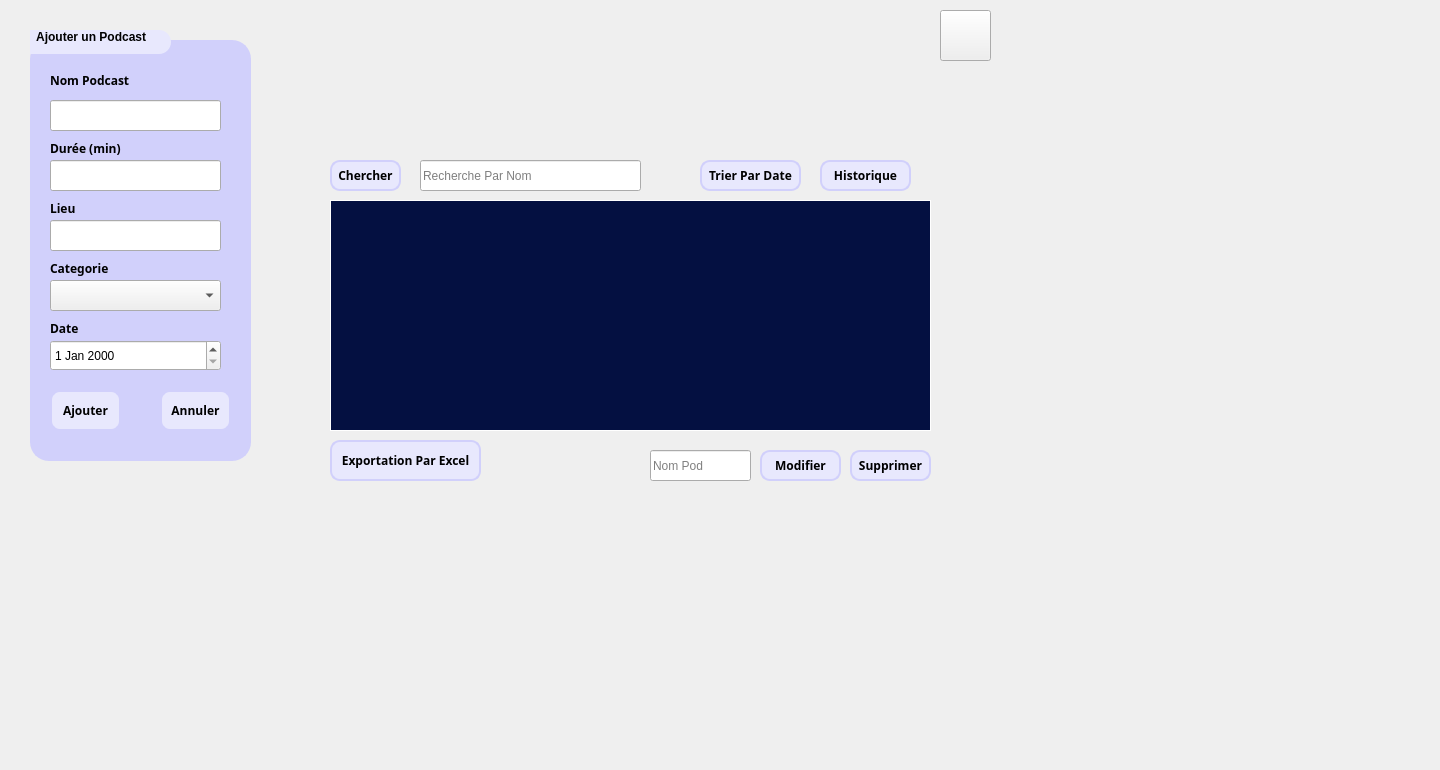
      <widget class="QWidget" name="tab_34">
       <attribute name="title">
        <string>Acceuil</string>
       </attribute>
       <widget class="QPushButton" name="pushButton_53">
        <property name="geometry">
         <rect>
          <x>940</x>
          <y>10</y>
          <width>51</width>
          <height>51</height>
         </rect>
        </property>
        <property name="styleSheet">
         <string notr="true">background : url(:/new/prefix1/logo-removebg-preview (1).png)</string>
        </property>
        <property name="text">
         <string/>
        </property>
       </widget>
       <widget class="QLabel" name="label_41">
        <property name="geometry">
         <rect>
          <x>300</x>
          <y>0</y>
          <width>601</width>
          <height>151</height>
         </rect>
        </property>
        <property name="styleSheet">
         <string notr="true">background-image: url(&quot;C:/Users/user/Desktop/projet_integration (4)/projet_integration/projet/Outlook-feofkfzn.png&quot;);
background-repeat: no-repeat;
background-position: center;
</string>
        </property>
        <property name="text">
         <string/>
        </property>
        <property name="pixmap">
         <pixmap>../../426069811_1420211205307150_1944388462004825607_n.png</pixmap>
        </property>
       </widget>
       <widget class="QGroupBox" name="groupBox_4">
        <property name="geometry">
         <rect>
          <x>30</x>
          <y>30</y>
          <width>221</width>
          <height>431</height>
         </rect>
        </property>
        <property name="font">
         <font>
          <weight>75</weight>
          <bold>true</bold>
         </font>
        </property>
        <property name="autoFillBackground">
         <bool>false</bool>
        </property>
        <property name="styleSheet">
         <string notr="true">/* Group Box Styling */
QGroupBox {
    border: 2px solid #D1D0FB;
    border-radius: 19px; /* Adjust the radius for the desired rounded corners */
    margin-top: 10px;
    background-color: #D1D0FB; /* Set the background color */
}

QGroupBox::title {
    subcontrol-origin: margin;
    subcontrol-position: top left;
    padding: 0 3px;
    color: #000000;
    font-family: &quot;Space Grotesk&quot;;
    font-size: 9pt;
    font-weight: medium;
background-color: #E8E8FD; /* Set the background color for the title bar */
    border-top-left-radius: 19px; /* Adjust the radius for the title bar's top-left corner */
    border-top-right-radius: 19px;
margin-left: -25px; /* Adjust the negative margin to make the title bar extend beyond the left border */
    margin-right: -25px; /* Adjust the negative margin to make the title bar extend beyond the right border */
padding-bottom: 10px; /* Increase the bottom padding to make the title bar wider at the bottom */
border-radius: 12px; /* Adjust the radius for the title bar's corners */


}
 QLabel {
    font-family: &quot;Space Grotesk&quot;;
}</string>
        </property>
        <property name="title">
         <string>  Ajouter un Podcast</string>
        </property>
        <property name="alignment">
         <set>Qt::AlignCenter</set>
        </property>
        <widget class="QLabel" name="label_82">
         <property name="geometry">
          <rect>
           <x>20</x>
           <y>40</y>
           <width>101</width>
           <height>20</height>
          </rect>
         </property>
         <property name="font">
          <font>
           <family>Space Grotesk</family>
           <weight>75</weight>
           <bold>true</bold>
          </font>
         </property>
         <property name="styleSheet">
          <string notr="true">QLabel {
    font-family: &quot;Space Grotesk&quot;;
}</string>
         </property>
         <property name="text">
          <string>Nom Podcast</string>
         </property>
        </widget>
        <widget class="QLabel" name="label_83">
         <property name="geometry">
          <rect>
           <x>20</x>
           <y>110</y>
           <width>91</width>
           <height>16</height>
          </rect>
         </property>
         <property name="font">
          <font>
           <family>Space Grotesk</family>
           <weight>75</weight>
           <bold>true</bold>
          </font>
         </property>
         <property name="styleSheet">
          <string notr="true">QLabel {
    font-family: &quot;Space Grotesk&quot;;
}</string>
         </property>
         <property name="text">
          <string>Durée (min)</string>
         </property>
        </widget>
        <widget class="QLabel" name="label_84">
         <property name="geometry">
          <rect>
           <x>20</x>
           <y>170</y>
           <width>61</width>
           <height>16</height>
          </rect>
         </property>
         <property name="font">
          <font>
           <family>Space Grotesk</family>
           <weight>75</weight>
           <bold>true</bold>
          </font>
         </property>
         <property name="styleSheet">
          <string notr="true">QLabel {
    font-family: &quot;Space Grotesk&quot;;
}</string>
         </property>
         <property name="text">
          <string>Lieu</string>
         </property>
        </widget>
        <widget class="QLineEdit" name="lineEdit_nomp">
         <property name="geometry">
          <rect>
           <x>20</x>
           <y>70</y>
           <width>171</width>
           <height>31</height>
          </rect>
         </property>
        </widget>
        <widget class="QLineEdit" name="lineEdit_dureep">
         <property name="geometry">
          <rect>
           <x>20</x>
           <y>130</y>
           <width>171</width>
           <height>31</height>
          </rect>
         </property>
        </widget>
        <widget class="QLineEdit" name="lineEdit_lieup">
         <property name="geometry">
          <rect>
           <x>20</x>
           <y>190</y>
           <width>171</width>
           <height>31</height>
          </rect>
         </property>
        </widget>
        <widget class="QPushButton" name="pushButton_ajouterpod">
         <property name="geometry">
          <rect>
           <x>20</x>
           <y>360</y>
           <width>71</width>
           <height>41</height>
          </rect>
         </property>
         <property name="font">
          <font>
           <family>Space Grotesk</family>
           <weight>75</weight>
           <bold>true</bold>
          </font>
         </property>
         <property name="styleSheet">
          <string notr="true">QLabel {
    font-family: &quot;Space Grotesk&quot;;
}
/* Push Button Styling */
QPushButton {
    background-color: #E8E8FD; /* Set the background color for the push button */
    border: 2px solid #D1D0FB; /* Set the border color */
    border-radius: 10px; /* Adjust the radius for the rounded corners */
    color: #000000; /* Set the text color */
    font-family: &quot;Space Grotesk&quot;;

}

QPushButton:hover
{
background-color:rgb(138, 110, 161);
color:white;
}

</string>
         </property>
         <property name="text">
          <string>Ajouter</string>
         </property>
        </widget>
        <widget class="QPushButton" name="pushButton_annulerpod">
         <property name="geometry">
          <rect>
           <x>130</x>
           <y>360</y>
           <width>71</width>
           <height>41</height>
          </rect>
         </property>
         <property name="font">
          <font>
           <family>Space Grotesk</family>
           <weight>75</weight>
           <bold>true</bold>
          </font>
         </property>
         <property name="styleSheet">
          <string notr="true">QLabel {
    font-family: &quot;Space Grotesk&quot;;
}
/* Push Button Styling */
QPushButton {
    background-color: #E8E8FD; /* Set the background color for the push button */
    border: 2px solid #D1D0FB; /* Set the border color */
    border-radius: 10px; /* Adjust the radius for the rounded corners */
    color: #000000; /* Set the text color */
    font-family: &quot;Space Grotesk&quot;;

}

QPushButton:hover
{
background-color:rgb(138, 110, 161);
color:white;
}

</string>
         </property>
         <property name="text">
          <string>Annuler</string>
         </property>
        </widget>
        <widget class="QLabel" name="label_85">
         <property name="geometry">
          <rect>
           <x>20</x>
           <y>230</y>
           <width>81</width>
           <height>16</height>
          </rect>
         </property>
         <property name="font">
          <font>
           <family>Space Grotesk</family>
           <weight>75</weight>
           <bold>true</bold>
          </font>
         </property>
         <property name="styleSheet">
          <string notr="true">QLabel {
    font-family: &quot;Space Grotesk&quot;;
}</string>
         </property>
         <property name="text">
          <string>Categorie</string>
         </property>
        </widget>
        <widget class="QLabel" name="label_86">
         <property name="geometry">
          <rect>
           <x>20</x>
           <y>290</y>
           <width>51</width>
           <height>16</height>
          </rect>
         </property>
         <property name="font">
          <font>
           <family>Space Grotesk</family>
           <weight>75</weight>
           <bold>true</bold>
          </font>
         </property>
         <property name="styleSheet">
          <string notr="true">QLabel {
    font-family: &quot;Space Grotesk&quot;;
}</string>
         </property>
         <property name="text">
          <string>Date</string>
         </property>
        </widget>
        <widget class="QDateEdit" name="dateEditp">
         <property name="geometry">
          <rect>
           <x>20</x>
           <y>310</y>
           <width>171</width>
           <height>31</height>
          </rect>
         </property>
        </widget>
        <widget class="QComboBox" name="comboBoxp">
         <property name="geometry">
          <rect>
           <x>20</x>
           <y>250</y>
           <width>171</width>
           <height>31</height>
          </rect>
         </property>
        </widget>
       </widget>
       <widget class="QPushButton" name="pushButton_trierpod">
        <property name="geometry">
         <rect>
          <x>700</x>
          <y>160</y>
          <width>101</width>
          <height>31</height>
         </rect>
        </property>
        <property name="font">
         <font>
          <family>Space Grotesk</family>
          <weight>75</weight>
          <bold>true</bold>
         </font>
        </property>
        <property name="styleSheet">
         <string notr="true">QLabel {
    font-family: &quot;Space Grotesk&quot;;
}
/* Push Button Styling */
QPushButton {
    background-color: #E8E8FD; /* Set the background color for the push button */
    border: 2px solid #D1D0FB; /* Set the border color */
    border-radius: 10px; /* Adjust the radius for the rounded corners */
    color: #000000; /* Set the text color */
    font-family: &quot;Space Grotesk&quot;;

}
QPushButton:hover
{
background-color:rgb(138, 110, 161);
color:white;
}


</string>
        </property>
        <property name="text">
         <string>Trier Par Date</string>
        </property>
       </widget>
       <widget class="QPushButton" name="pushButton_modifierpod">
        <property name="geometry">
         <rect>
          <x>760</x>
          <y>450</y>
          <width>81</width>
          <height>31</height>
         </rect>
        </property>
        <property name="font">
         <font>
          <family>Space Grotesk</family>
          <weight>75</weight>
          <bold>true</bold>
         </font>
        </property>
        <property name="styleSheet">
         <string notr="true">QLabel {
    font-family: &quot;Space Grotesk&quot;;
}
/* Push Button Styling */
QPushButton {
    background-color: #E8E8FD; /* Set the background color for the push button */
    border: 2px solid #D1D0FB; /* Set the border color */
    border-radius: 10px; /* Adjust the radius for the rounded corners */
    color: #000000; /* Set the text color */
    font-family: &quot;Space Grotesk&quot;;

}
QPushButton:hover
{
background-color:rgb(138, 110, 161);
color:white;
}


</string>
        </property>
        <property name="text">
         <string>Modifier</string>
        </property>
       </widget>
       <widget class="QPushButton" name="pushButton_historique">
        <property name="geometry">
         <rect>
          <x>820</x>
          <y>160</y>
          <width>91</width>
          <height>31</height>
         </rect>
        </property>
        <property name="font">
         <font>
          <family>Space Grotesk</family>
          <weight>75</weight>
          <bold>true</bold>
         </font>
        </property>
        <property name="styleSheet">
         <string notr="true">QLabel {
    font-family: &quot;Space Grotesk&quot;;
}
/* Push Button Styling */
QPushButton {
    background-color: #E8E8FD; /* Set the background color for the push button */
    border: 2px solid #D1D0FB; /* Set the border color */
    border-radius: 10px; /* Adjust the radius for the rounded corners */
    color: #000000; /* Set the text color */
    font-family: &quot;Space Grotesk&quot;;

}

QPushButton:hover
{
background-color:rgb(138, 110, 161);
color:white;
}

</string>
        </property>
        <property name="text">
         <string>Historique</string>
        </property>
       </widget>
       <widget class="QPushButton" name="pushButton_expo">
        <property name="geometry">
         <rect>
          <x>330</x>
          <y>440</y>
          <width>151</width>
          <height>41</height>
         </rect>
        </property>
        <property name="font">
         <font>
          <family>Space Grotesk</family>
          <weight>75</weight>
          <bold>true</bold>
         </font>
        </property>
        <property name="styleSheet">
         <string notr="true">QLabel {
    font-family: &quot;Space Grotesk&quot;;
}
/* Push Button Styling */
QPushButton {
    background-color: #E8E8FD; /* Set the background color for the push button */
    border: 2px solid #D1D0FB; /* Set the border color */
    border-radius: 10px; /* Adjust the radius for the rounded corners */
    color: #000000; /* Set the text color */
    font-family: &quot;Space Grotesk&quot;;

}

QPushButton:hover
{
background-color:rgb(138, 110, 161);
color:white;
}

</string>
        </property>
        <property name="text">
         <string>Exportation Par Excel</string>
        </property>
       </widget>
       <widget class="QTableView" name="tableViewp">
        <property name="geometry">
         <rect>
          <x>330</x>
          <y>200</y>
          <width>601</width>
          <height>231</height>
         </rect>
        </property>
        <property name="styleSheet">
         <string notr="true">/* Apply styles to the entire QTableWidget */
QTableView {
    background-color: #041041; /* Set background color for the entire table */
    color: white; /* Set text color */
    font-family: &quot;Space Grotesk&quot;; /* Set font family */
    border: 1px solid white; /* Set border color for the entire table */
    gridline-color: transparent; /* Remove default grid lines */
}

/* Apply styles to the header items in the QTableWidget */
QHeaderView::section {
    background-color: #7A798E; /* Set background color for header */
    color: white; /* Set text color for header */
    padding: 2px; /* Adjust padding as needed */
    border: 1px solid white; /* Set border color for header */
}

/* Apply styles to the items (cells) in the QTableWidget */
QTableView::item {
    padding: 2px; /* Adjust padding as needed */
}

/* Apply styles to horizontal grid lines */
QTableView::item {
    border-top: 1px solid white; /* Set top border color for horizontal lines */
}

/* Apply styles to the top-left corner */
QTableWidget::corner-button {
    border-top: 1px solid white; /* Set top border for the top-left corner */
    border-left: 1px solid white; /* Set left border for the top-left corner */
}

/* Apply font styles */
QTableWidget::item, QHeaderView::section {
    font-family: &quot;Space Grotesk&quot;; /* Set font family */
    font-weight: bold; /* Make the font bold */
}</string>
        </property>
       </widget>
       <widget class="QLineEdit" name="lineEdit_8p">
        <property name="geometry">
         <rect>
          <x>420</x>
          <y>160</y>
          <width>221</width>
          <height>31</height>
         </rect>
        </property>
        <property name="text">
         <string/>
        </property>
        <property name="placeholderText">
         <string>Recherche Par Nom</string>
        </property>
       </widget>
       <widget class="QLineEdit" name="lineEdit_7p">
        <property name="geometry">
         <rect>
          <x>650</x>
          <y>450</y>
          <width>101</width>
          <height>31</height>
         </rect>
        </property>
        <property name="text">
         <string/>
        </property>
        <property name="placeholderText">
         <string>Nom Pod</string>
        </property>
       </widget>
       <widget class="QPushButton" name="pushButton_supprimerpod">
        <property name="geometry">
         <rect>
          <x>850</x>
          <y>450</y>
          <width>81</width>
          <height>31</height>
         </rect>
        </property>
        <property name="font">
         <font>
          <family>Space Grotesk</family>
          <weight>75</weight>
          <bold>true</bold>
         </font>
        </property>
        <property name="styleSheet">
         <string notr="true">QLabel {
    font-family: &quot;Space Grotesk&quot;;
}
/* Push Button Styling */
QPushButton {
    background-color: #E8E8FD; /* Set the background color for the push button */
    border: 2px solid #D1D0FB; /* Set the border color */
    border-radius: 10px; /* Adjust the radius for the rounded corners */
    color: #000000; /* Set the text color */
    font-family: &quot;Space Grotesk&quot;;

}

QPushButton:hover
{
background-color:rgb(138, 110, 161);
color:white;
}

</string>
        </property>
        <property name="text">
         <string>Supprimer</string>
        </property>
       </widget>
       <widget class="QPushButton" name="pushButton_recherchep">
        <property name="geometry">
         <rect>
          <x>330</x>
          <y>160</y>
          <width>71</width>
          <height>31</height>
         </rect>
        </property>
        <property name="font">
         <font>
          <family>Space Grotesk</family>
          <weight>75</weight>
          <bold>true</bold>
         </font>
        </property>
        <property name="styleSheet">
         <string notr="true">QLabel {
    font-family: &quot;Space Grotesk&quot;;
}
/* Push Button Styling */
QPushButton {
    background-color: #E8E8FD; /* Set the background color for the push button */
    border: 2px solid #D1D0FB; /* Set the border color */
    border-radius: 10px; /* Adjust the radius for the rounded corners */
    color: #000000; /* Set the text color */
    font-family: &quot;Space Grotesk&quot;;

}
QPushButton:hover
{
background-color:rgb(138, 110, 161);
color:white;
}


</string>
        </property>
        <property name="text">
         <string>Chercher</string>
        </property>
       </widget>
       <widget class="QLabel" name="label_57">
        <property name="geometry">
         <rect>
          <x>-60</x>
          <y>-60</y>
          <width>1431</width>
          <height>761</height>
         </rect>
        </property>
        <property name="styleSheet">
         <string notr="true">background-image:url(:/tsawer/background.png)</string>
        </property>
        <property name="text">
         <string/>
        </property>
       </widget>
       <zorder>label_57</zorder>
       <zorder>pushButton_53</zorder>
       <zorder>label_41</zorder>
       <zorder>groupBox_4</zorder>
       <zorder>pushButton_trierpod</zorder>
       <zorder>pushButton_modifierpod</zorder>
       <zorder>pushButton_historique</zorder>
       <zorder>pushButton_expo</zorder>
       <zorder>tableViewp</zorder>
       <zorder>lineEdit_8p</zorder>
       <zorder>lineEdit_7p</zorder>
       <zorder>pushButton_supprimerpod</zorder>
       <zorder>pushButton_recherchep</zorder>
      </widget>
